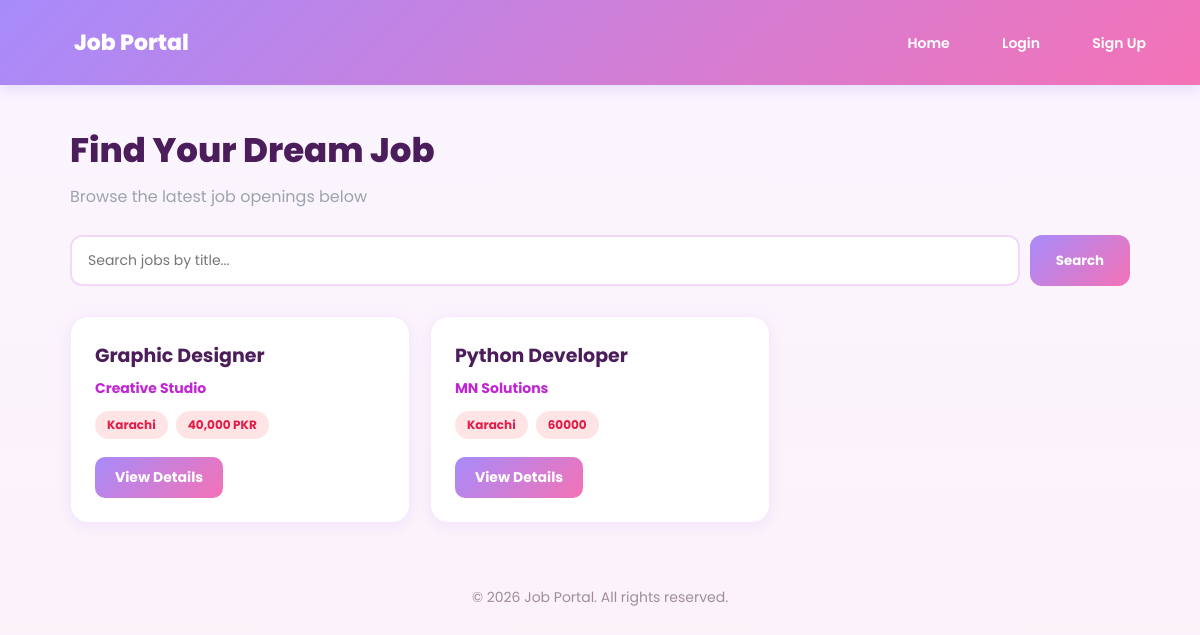
The page / on the database its author committed.
### apps/jobs/models.py (models this page shows, shortened)
class Job(models.Model):
    title = models.CharField(max_length=200)
    company = models.CharField(max_length=200)
    location = models.CharField(max_length=100)
    description = models.TextField()
    salary = models.CharField(max_length=100, blank=True)
    posted_date = models.DateTimeField(auto_now_add=True)
    posted_by = models.ForeignKey(
        settings.AUTH_USER_MODEL,
        on_delete=models.CASCADE,
        null=True,
        blank=True,
        related_name='posted_jobs'
    )

### apps/jobs/views.py (the view)
# urls.py: path('', views.job_list, name='job_list'),
def job_list(request):
    jobs = Job.objects.all().order_by('-posted_date')
    query = request.GET.get('q')
    if query:
        jobs = jobs.filter(title__icontains=query)
    return render(request, 'jobs/job_list.html', {'jobs': jobs, 'query': query or ''})

### apps/jobs/templates/jobs/job_list.html (shortened to what this page needs)
{% extends 'jobs/base.html' %}
{% block content %}
<div class="page-title">Find Your Dream Job</div>
<div class="page-subtitle">Browse the latest job openings below</div>
<form method="GET" class="search-bar">
    <input type="text" name="q" placeholder="Search jobs by title..." value="{{ query }}">
    <button type="submit">Search</button>
</form>
{% if jobs %}
<div class="job-grid">
    {% for job in jobs %}
    <div class="job-card">
        <h3>{{ job.title }}</h3>
        <div class="job-company">{{ job.company }}</div>
        <div class="job-meta">
            <span class="badge">{{ job.location }}</span>
            {% if job.salary %}
            <span class="badge">{{ job.salary }}</span>
            {% endif %}
        </div>
        <a href="{% url 'job_detail' job.pk %}" class="btn">View Details</a>
    </div>
    {% endfor %}
</div>
{% else %}
<div class="empty-state">
    <h3>No jobs found</h3>
    <p>Try a different search or check back later</p>
</div>
{% endif %}
{% endblock %}

### apps/jobs/templates/jobs/base.html (style rules this page uses)
* { margin: 0; padding: 0; box-sizing: border-box; }
body { font-family: 'Poppins', sans-serif; background: linear-gradient(180deg, #faf5ff 0%, #fdf2f8 100%); color: #493746; min-height: 100vh; }

### apps/jobs/templates/jobs/job_list.html (style rules this page uses)
.page-title { font-size: 34px; font-weight: 800; margin-bottom: 8px; color: #4c1d5b; }
.page-subtitle { color: #9ca3af; margin-bottom: 26px; }
.search-bar { display: flex; gap: 10px; margin-bottom: 30px; }
.search-bar input { flex: 1; padding: 13px 16px; border: 2px solid #f3d9f9; border-radius: 12px; font-size: 14px; font-family: 'Poppins', sans-serif; background: white; }
.search-bar button { background: linear-gradient(135deg, #a78bfa, #f472b6); color: white; border: none; padding: 13px 26px; border-radius: 12px; font-weight: 700; cursor: pointer; font-family: 'Poppins', sans-serif; }
.job-grid { display: grid; grid-template-columns: repeat(auto-fill, minmax(300px, 1fr)); gap: 20px; }
.job-card { background: white; border-radius: 18px; padding: 24px; box-shadow: 0 4px 16px rgba(167,139,250,0.14); transition: transform 0.2s, box-shadow 0.2s; border: 1px solid #fbe8ff; }
.job-card h3 { font-size: 19px; color: #4c1d5b; margin-bottom: 8px; }
.job-company { color: #c026d3; font-weight: 700; margin-bottom: 12px; font-size: 14px; }
.job-meta { display: flex; gap: 8px; flex-wrap: wrap; margin-bottom: 18px; }
.badge { background: #ffe4e6; color: #e11d48; padding: 5px 12px; border-radius: 20px; font-size: 12px; font-weight: 700; }
.job-card a.btn { display: inline-block; background: linear-gradient(135deg, #a78bfa, #f472b6); color: white; text-decoration: none; padding: 10px 20px; border-radius: 10px; font-weight: 700; font-size: 14px; transition: opacity 0.2s; }

### rows shown on the page
Job: title "Graphic Designer", company "Creative Studio", location "Karachi", salary "40,000 PKR"
Job: title "Python Developer", company "MN Solutions", location "Karachi", salary "60000"
